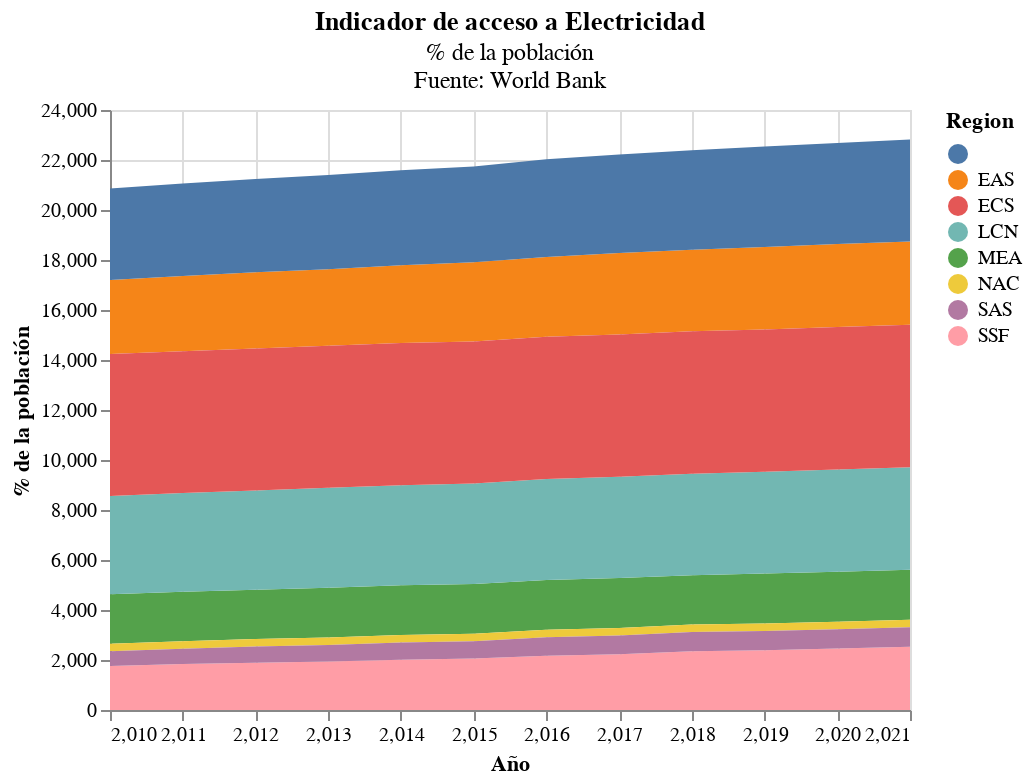

This figure's notebook cell:
### Code cell
graph_1 = alt.Chart(tb1_melt).mark_area().encode(
    x= alt.X("year", title = "Año"),
    y= alt.Y("sum(value):Q", title = "% de la población"),
    color= alt.Color("Region:N")
    ).interactive().properties(
    title={
      "text": ["Indicador de acceso a Electricidad"],
      "subtitle": ["% de la población",
                   "Fuente: World Bank"],
      "color": "Black",
      "subtitleColor": "Black"
    })

graph_1

### Figure 1 — Vega-Lite specification as saved in the notebook (floating-point values rounded to 4 significant figures; data arrays with more than 128 entries replaced by an {"elided": "..."} marker saying what was removed)
{"usermeta": {"embedOptions": {"theme": "urbaninstitute"}}, "config": {"view": {"continuousWidth": 400, "continuousHeight": 300}}, "data": {"name": "data-e49bbc3d9a478451ccb4962cd2dbdf3f"}, "mark": "area", "encoding": {"color": {"field": "Region", "type": "nominal"}, "x": {"field": "year", "title": "Año", "type": "quantitative"}, "y": {"aggregate": "sum", "field": "value", "title": "% de la población", "type": "quantitative"}}, "selection": {"selector005": {"type": "interval", "bind": "scales", "encodings": ["x", "y"]}}, "title": {"text": ["Indicador de acceso a Electricidad"], "subtitle": ["% de la población", "Fuente: World Bank"], "color": "Black", "subtitleColor": "Black"}, "$schema": "https://vega.github.io/schema/vega-lite/v4.17.0.json", "datasets": {"data-e49bbc3d9a478451ccb4962cd2dbdf3f": {"elided": "3192 records"}}}
